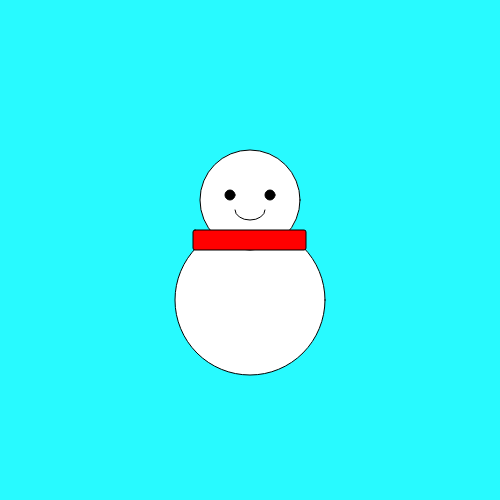
Frame 1 (no input)
Frame 60 (no input): identical to frame 1, image omitted
Frame 120 (the mouse pressed at the canvas centre since frame 60): identical to frame 1, image omitted

The p5.js sketch that drew this single still picture (run headless with seeded random() and noise() and a simulated clock; from frame 60 on, the mouse is pressed at the canvas centre):

// p5.js sketch
// ── sketch.js
console.log("This is my amazing drawing");

function setup() {
  createCanvas(500, 500);
}

function draw() {
  background(40, 250, 255);
  fill(255, 255, 255);
  circle(250, 300, 150);
  circle(250, 200, 100);
  fill(255, 0, 0);
  rect(193, 230, 113, 20, 2, 2, 2, 2);
  fill(0, 0, 0);
  circle(230, 195, 10);
  circle(270, 195, 10);
  fill(255, 255, 255);
  arc(250, 210, 30, 20, 0, PI);
}
